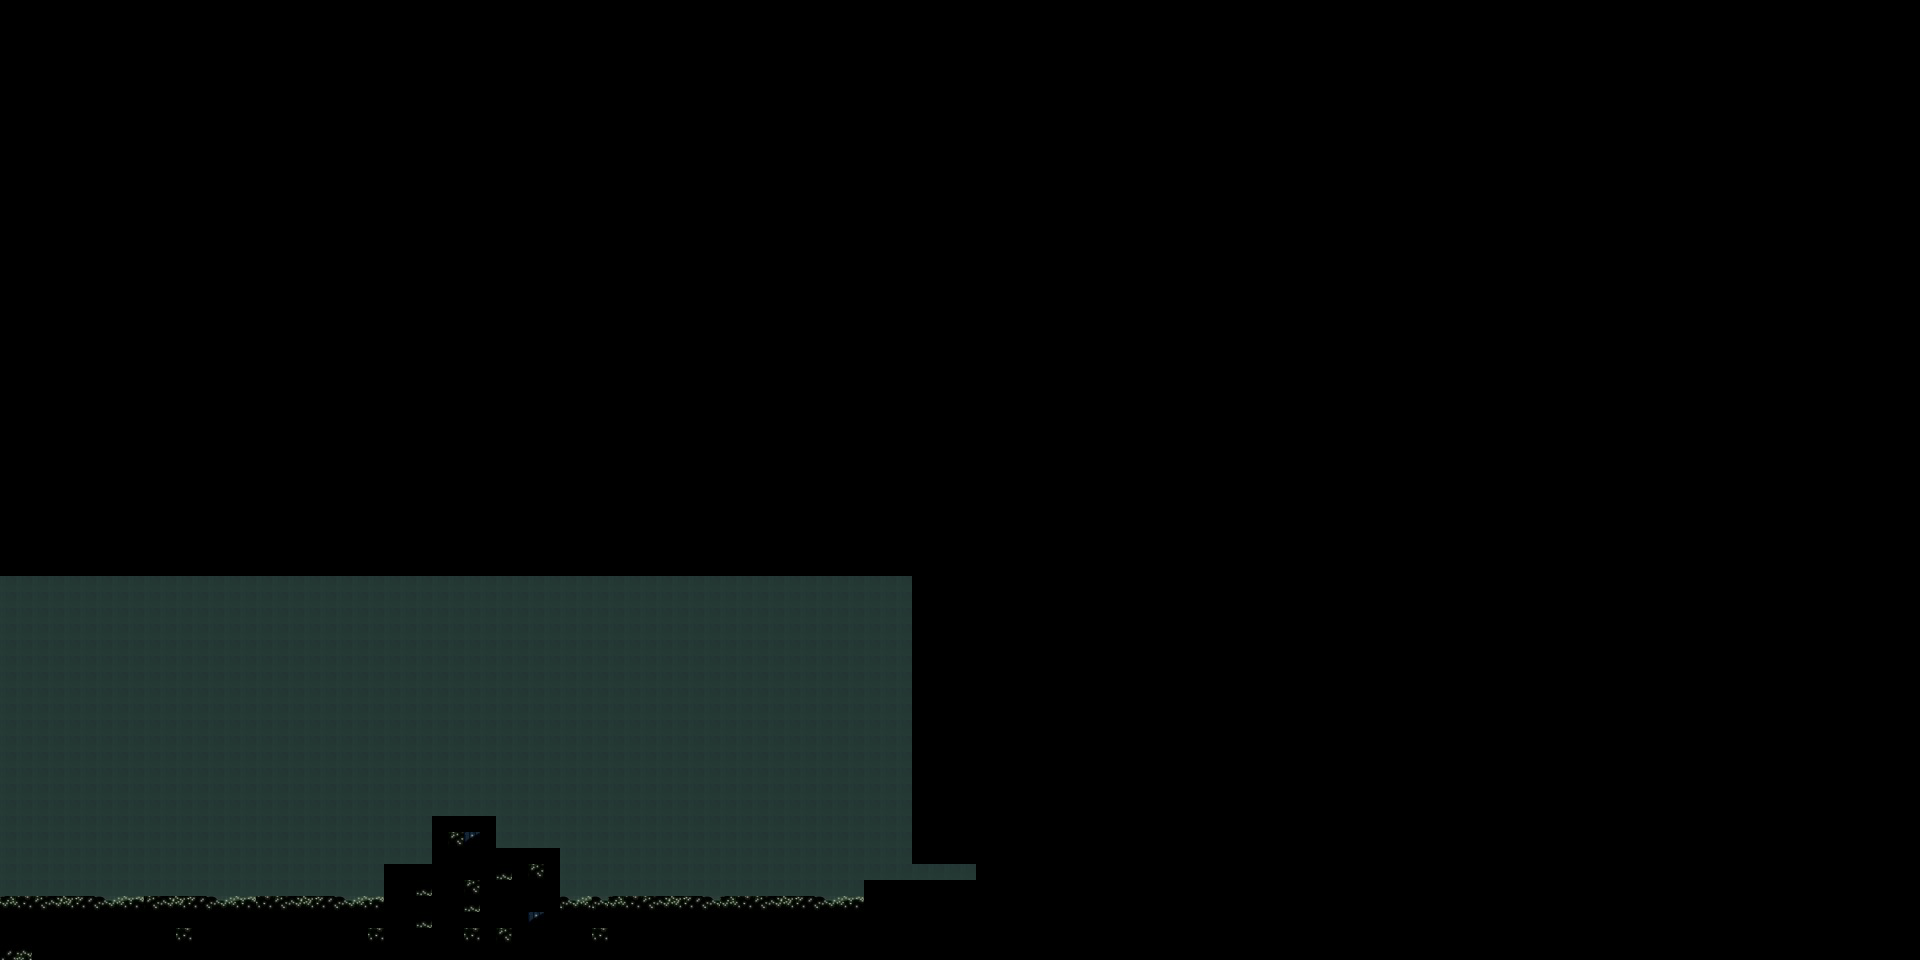

The image is a tile-based game level rendered from a .tmx file. Its description and source (layers, tilesets, objects; grid data summarised) follow:
An orthogonal 120x60 tile map with 16x16 px tiles, 1 tile layer (Background) and 10 objects.

<map version="1.9" tiledversion="1.9.2" class="Box" orientation="orthogonal" renderorder="right-down" width="120" height="60" tilewidth="16" tileheight="16" infinite="0" nextlayerid="7" nextobjectid="32">
 <tileset firstgid="1" name="test" tilewidth="16" tileheight="16" tilecount="1134" columns="42">
  <image source="test.jpg" width="674" height="444" />
 </tileset>
 <layer id="1" name="Background" width="120" height="60">
  <data>[7200 cells, 4125 non-empty, 68 distinct tile ids]</data>
 </layer>
 <objectgroup id="6" name="GROUND">
  <properties>
   <property name="categoryBits" value="2" />
   <property name="friction" type="float" value="2" />
   <property name="maskBits" value="2" />
   <property name="sensor" type="bool" value="true" />
   <property name="staticBody" type="bool" value="true" />
   <property name="textureAtlasName" value="" />
   <property name="textureName" value="" />
  </properties>
  <object id="18" x="434.922" y="818">
   <polyline points="-1.92188,0.5 59.5781,0.5" />
  </object>
  <object id="30" x="388.5" y="865.5">
   <polyline points="-1.85938,0.5 57.6406,0.5" />
  </object>
  <object id="31" x="500.5" y="850.5">
   <polyline points="-1.85938,0.5 57.6406,0.5" />
  </object>
 </objectgroup>
 <objectgroup id="2" name="WALL">
  <properties>
   <property name="categoryBits" value="2" />
   <property name="friction" type="float" value="2" />
   <property name="maskBits" value="2" />
   <property name="sensor" type="bool" value="true" />
   <property name="staticBody" type="bool" value="true" />
   <property name="textureAtlasName" value="" />
   <property name="textureName" value="box" />
  </properties>
  <object id="27" x="507" y="808" width="40" height="40" />
 </objectgroup>
 <objectgroup id="5" name="LIGHT_SOURCE">
  <properties>
   <property name="bodyType" value="static" />
   <property name="categoryBits" value="1" />
   <property name="friction" type="float" value="2" />
   <property name="sensor" type="bool" value="true" />
  </properties>
  <object id="15" x="336" y="859" />
  <object id="16" x="45.5" y="861.5" />
 </objectgroup>
 <objectgroup id="4" name="TORCH">
  <properties>
   <property name="animationConfig" value="torch" />
   <property name="categoryBits" value="0" />
   <property name="friction" type="float" value="0" />
   <property name="maskBits" value="0" />
   <property name="sensor" type="bool" value="false" />
   <property name="staticBody" type="bool" value="true" />
   <property name="textureAtlasName" value="" />
   <property name="textureName" value="torch" />
  </properties>
  <object id="13" x="15" y="861.5" width="32" height="92" />
  <object id="14" x="303.5" y="859" width="32" height="92" />
 </objectgroup>
 <objectgroup id="3" name="BOX">
  <properties>
   <property name="categoryBits" value="2" />
   <property name="friction" type="float" value="2" />
   <property name="maskBits" value="3" />
   <property name="sensor" type="bool" value="true" />
   <property name="staticBody" type="bool" value="false" />
   <property name="textureAtlasName" value="" />
   <property name="textureName" value="box" />
  </properties>
  <object id="5" x="437.167" y="690.667" width="20" height="20" />
  <object id="29" x="397.5" y="721" width="20" height="20" />
 </objectgroup>
</map>
